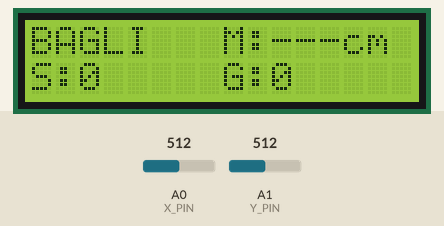
Bench run of a sketch on a simulated Arduino Uno, built with avr-gcc and run on an emulated ATmega328P. Shown: 16×2 character LCD. Inputs (shaded band) come from the test bench; at power-on: A0 (X_PIN) = 512, A1 (Y_PIN) = 512. No radio packets arrive unless stated.

Above: at 1.5 s.
1.6 s: A0 (X_PIN) set to 716
At 2.1 s:
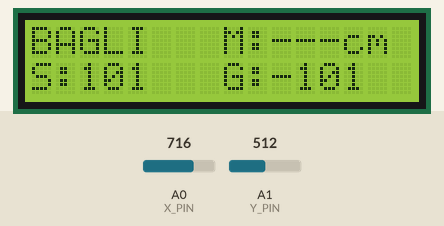
4.6 s: A1 (Y_PIN) set to 716
At 5.2 s:
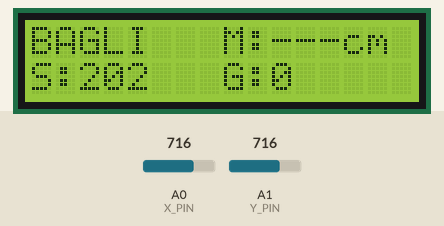
7.6 s: A0 (X_PIN) set to 900
At 8.9 s:
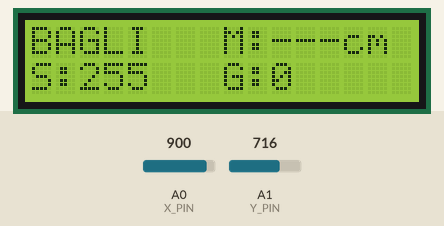
10.6 s: A1 (Y_PIN) set to 511
At 13.3 s:
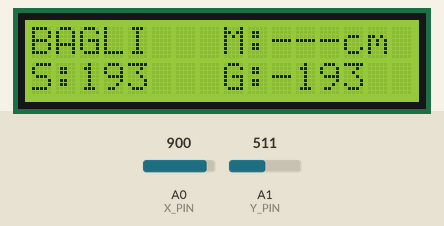
13.6 s: A0 (X_PIN) set to 1023
At 14.1 s:
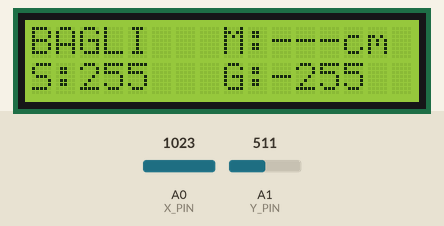
15.9 s: A1 (Y_PIN) set to 306
At 17.1 s:
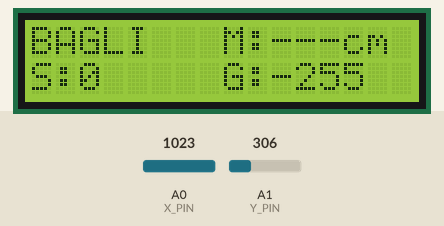
Timing chart, 0 to 18.9 s (numbered marks = the images above; inputs shaded):
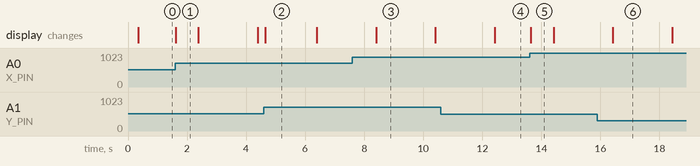

Measured:
- after the input at 1.6 s, the display: changes at once (image 1)
- after the input at 4.6 s, the display: changes after 0.05 s (image 2)
- after the input at 7.6 s, the display: changes after 0.80 s (image 3)
- after the input at 10.6 s, the display: changes after 1.8 s (image 4)
- after the input at 13.6 s, the display: changes at once (image 5)
- after the input at 15.9 s, the display: changes after 0.53 s (image 6)
- what the display in image 1 shows lasts 0.8 s, from 1.6 s to 2.4 s

The sketch:

vericiNrf.ino
```cpp
// ==================== VERICI (KUMANDA) - nRF24L01+PA+LNA ====================
// HC-05 SURUMUNUN nRF24 KARSILIGI. Joystick'i okur, sol/sag motor hizlarini
// hesaplar, nRF24 uzerinden gonderir. Arabanin telemetrisini (Vcc, minVcc,
// mesafe) ACK PAYLOAD icinde geri alir. 16x2 I2C LCD ayni sekilde calisir.
//
// GEREKEN KUTUPHANE: "RF24" by TMRh20  (Arduino IDE > Kutuphane Yoneticisi)
//
// ---------------------- HC-05'TEN NE DEGISTI -------------------------
// [1] Serial hatti ARTIK BOS -> Serial Monitor ile debug geri geldi.
//     Kod yuklerken modulu sokmene de gerek yok.
// [2] '<' ... '>' cerceveleme ve elle yazilan CRC-8 KALKTI.
//     nRF24'un kendi donanim CRC'si (2 byte) ayni isi daha iyi yapiyor;
//     bozuk paketi bize hic vermiyor.
// [3] Heartbeat paketi KALKTI. Artik radio.write() bize donus degeri veriyor:
//     true  = araba paketi aldi ve ACK yolladi -> BAGLI
//     false = 5 denemede de cevap yok          -> KOPUK adayi
//     Yani "baglanti var mi" sorusu paket basina, aninda cevaplaniyor.
// [4] Telemetri ACK PAYLOAD ile geliyor: araba cevap ACK'inin icine
//     6 byte veri koyuyor. Ayri bir gonderim yok, ayri bir zamanlama yok.
//
// ------------------------- BAGLANTILAR -------------------------------
//   Joystick : X -> A0, Y -> A1                 (DEGISMEDI)
//   LCD (I2C): SDA -> A4, SCL -> A5             (DEGISMEDI)
//
//   nRF24L01+PA+LNA (modul ust taraftan bakildiginda, 2x4 header):
//     GND  -> GND
//     VCC  -> *** 3.3V *** (asagidaki BESLEME UYARISI'ni oku)
//     CE   -> D9
//     CSN  -> D10
//     SCK  -> D13
//     MOSI -> D11
//     MISO -> D12
//     IRQ  -> bos birak
//
// ------------------------ BESLEME UYARISI ----------------------------
// PA+LNA modul gonderirken 100-115 mA cekiyor. Arduino Uno'nun uzerindeki
// 3.3V regulator en fazla 50 mA verir -> modul acilir gibi yapar, sonra
// rastgele kopar. Cozum ikisinden biri:
//   (a) Ayri bir AMS1117-3.3 regulator: girisi Arduino 5V, cikisi modul VCC
//   (b) Hazir "nRF24 adaptor karti" (uzerinde regulator + kondansator var)
// HER IKI DURUMDA DA modulun VCC-GND ucuna 10-100 uF elektrolit kondansator
// lehimle/tak. Bu kondansator olmadan calisan PA+LNA modul neredeyse yoktur.
//
// VERI PINLERI 5V TOLERANSLI: CE/CSN/SCK/MOSI/MISO'yu Arduino'ya dogrudan
// baglayabilirsin, level shifter gerekmez. SADECE VCC 3.3V olacak.
//
// ANTENI TAKMADAN GUC VERME. Anteni olmayan PA katini yansiyan guc bozar.
// ======================================================================

#include <SPI.h>
#include <RF24.h>
#include <Wire.h>
#include <LiquidCrystal_I2C.h>

LiquidCrystal_I2C lcd(0x27, 16, 2);   // I2C adresi: calismazsa 0x3F dene

// --------------------------- RADYO AYARLARI ---------------------------
const uint8_t CE_PIN  = 9;
const uint8_t CSN_PIN = 10;
RF24 radio(CE_PIN, CSN_PIN);

// Adres: alici ile BIREBIR AYNI olmali. 5 karakter + sonlandirici.
const uint8_t ADRES[6] = "ARB01";

// Kanal: 0-125 arasi, her kanal 1 MHz. 2.4 GHz WiFi kanallari 1-11 arasi
// 2400-2462 MHz'i doldurur; 108 -> 2508 MHz, WiFi'nin TAMAMEN uzerinde.
// Ortamda cok modul varsa 76, 100, 108, 120 gibi degerleri dene.
const uint8_t KANAL = 108;

// --- Paket yapisi: alici ile BIREBIR AYNI olmali ---
// CRC ve cerceve byte'lari yok: onlari nRF24'un kendisi hallediyor.
struct __attribute__((packed)) CommandData {
  int16_t sol;   // sol motor grubu hizi: -255 (tam geri) .. +255 (tam ileri)
  int16_t sag;   // sag motor grubu hizi: -255 .. +255
  uint8_t seq;   // sira numarasi (sadece teshis icin; tekrar elemeyi donanim yapar)
};

// --- Arabadan ACK icinde gelen telemetri: alici ile BIREBIR AYNI ---
struct __attribute__((packed)) Telemetri {
  uint16_t vcc;      // arabanin anlik besleme gerilimi (mV)
  uint16_t minVcc;   // gordugu en dusuk gerilim (mV)
  uint16_t mesafe;   // radar mesafesi (cm), 999 = yanki yok
};

uint8_t seqNo = 0;

// --- Pinler ve ayarlar (DEGISMEDI) ---
const int X_PIN = A0;
const int Y_PIN = A1;
const int SAFE_ZONE = 40;

// --- Joystick kalibrasyonu (DEGISMEDI) ---
int merkezX = 512, merkezY = 512;
int olcekX  = 470,  olcekY = 470;

// --- Radar esikleri: ALICI ile AYNI olmali (sadece gosterim icin) ---
const unsigned int MESAFE_YOK = 999;
const unsigned int DUR_MESAFE = 25;

// --- Baglanti takibi ---
// Tek bir basarisiz write "koptu" demek degil (bir paket parazite yenilebilir).
// Bu sure boyunca HIC ACK alamazsak koptu deriz.
const unsigned long ACK_TIMEOUT = 700;
bool baglantiVar = false;
unsigned long sonAck = 0;
bool hicAckGeldi = false;

// --- Arabadan gelen degerler ---
unsigned int aracVcc    = 0;
unsigned int aracMinVcc = 0;
unsigned int aracMesafe = MESAFE_YOK;

// --- LCD guncelleme zamanlayicilari (DEGISMEDI) ---
unsigned long sonUstYazim  = 0;
unsigned long sonAltYazim  = 0;
unsigned long sonModDegis  = 0;
uint8_t altMod = 0;
int gosterilenSol = 9999;
int gosterilenSag = 9999;
unsigned int gosterilenMesafe = 0;
bool gosterilenDurum = false;

// ----------------------------------------------------------------------
// Komutu gonder, arabadan gelen ACK payload'u varsa oku.
// Donus: araba paketi aldi mi (donanim ACK'i geldi mi).
// ----------------------------------------------------------------------
bool komutGonder(int16_t sol, int16_t sag) {
  CommandData c;
  c.sol = sol;
  c.sag = sag;
  c.seq = seqNo++;

  bool ok = radio.write(&c, sizeof(c));   // ACK bekler, gelmezse tekrar dener

  if (ok && radio.isAckPayloadAvailable()) {
    Telemetri t;
    radio.read(&t, sizeof(t));
    aracVcc    = t.vcc;
    aracMinVcc = t.minVcc;
    aracMesafe = t.mesafe;
  }
  return ok;
}

// ----------------------------------------------------------------------
// LCD yazim fonksiyonlari (HC-05 surumuyle BIREBIR AYNI)
// ----------------------------------------------------------------------
void lcdUstYaz(bool bagli, unsigned int mes) {
  char buf[17];
  if (!bagli)
    snprintf(buf, sizeof(buf), "KOPUK   M:---cm ");
  else if (mes == 0 || mes >= MESAFE_YOK)
    snprintf(buf, sizeof(buf), "BAGLI   M:---cm ");
  else
    snprintf(buf, sizeof(buf), "BAGLI  %cM:%3ucm ",
             (mes <= DUR_MESAFE) ? '!' : ' ', mes);
  lcd.setCursor(0, 0);
  lcd.print(buf);
}

void lcdHizYaz(int sol, int sag) {
  char buf[17];
  snprintf(buf, sizeof(buf), "S:%-6dG:%-6d", sol, sag);
  lcd.setCursor(0, 1);
  lcd.print(buf);
}

void lcdGerilimYaz(unsigned int vcc, unsigned int mn) {
  char buf[17], v[6], m[6];
  if (vcc >= 2000) snprintf(v, sizeof(v), "%4u", vcc); else strcpy(v, "----");
  if (mn  >= 2000) snprintf(m, sizeof(m), "%4u", mn);  else strcpy(m, "----");
  snprintf(buf, sizeof(buf), "V:%s  MIN:%s", v, m);
  lcd.setCursor(0, 1);
  lcd.print(buf);
}

// --- Acilista joystick merkezini olc (DEGISMEDI) ---
void joystickKalibreEt() {
  long toplamX = 0, toplamY = 0;
  for (int i = 0; i < 50; i++) {
    toplamX += analogRead(X_PIN);
    toplamY += analogRead(Y_PIN);
    delay(4);
  }
  merkezX = toplamX / 50;
  merkezY = toplamY / 50;

  olcekX = min(merkezX, 1023 - merkezX);
  olcekY = min(merkezY, 1023 - merkezY);

  if (olcekX < 150) { merkezX = 512; olcekX = 470; }
  if (olcekY < 150) { merkezY = 512; olcekY = 470; }
}

int eksenOku(int pin, int merkez, int olcek) {
  int sapma = analogRead(pin) - merkez;
  long deger = (long)sapma * 255L / (long)olcek;
  if (deger >  255) deger =  255;
  if (deger < -255) deger = -255;
  return (int)deger;
}

void setup() {
  Serial.begin(115200);            // ARTIK SERBEST: debug icin kullanabilirsin

  lcd.init();
  lcd.backlight();

  lcd.setCursor(0, 0);
  lcd.print("KALIBRASYON...  ");
  lcd.setCursor(0, 1);
  lcd.print("JOYSTICK SERBEST");
  joystickKalibreEt();

  // ------------------------- RADYOYU BASLAT -------------------------
  if (!radio.begin()) {
    // Buraya dusuyorsa SPI kablolari veya besleme yanlis.
    lcd.setCursor(0, 0); lcd.print("NRF24 BULUNAMADI");
    lcd.setCursor(0, 1); lcd.print("SPI/3V3 KONTROL ");
    Serial.println(F("nRF24 yok: CE/CSN/SCK/MOSI/MISO ve 3.3V besleme kontrol"));
    while (1) { }                  // devam etmenin anlami yok
  }

  radio.setPALevel(RF24_PA_MAX);       // PA+LNA modulde tam guc
  radio.setDataRate(RF24_250KBPS);     // en dusuk hiz = en uzun menzil
  radio.setChannel(KANAL);
  radio.setCRCLength(RF24_CRC_16);     // 2 byte donanim CRC (bizim crc8 yerine)
  radio.setRetries(5, 5);              // 5 tekrar, aralarinda (5+1)*250 = 1500 us
  // Neden 250KBPS: ayni PA gucunde bit hizini dusurmek alicinin duyarliligini
  // artirir. 2MBPS ile 250KBPS arasinda pratikte 2-3 kat menzil farki var.
  // Bizim veri hacmimiz cok kucuk (5 byte / 20 ms), hiza ihtiyacimiz yok.

  radio.enableDynamicPayloads();       // ACK payload icin sart
  radio.enableAckPayload();            // araba cevabin icine telemetri koyacak
  radio.openWritingPipe(ADRES);
  radio.stopListening();               // biz gondericiyiz (PTX)

  lcdUstYaz(false, MESAFE_YOK);
  lcdHizYaz(0, 0);
  gosterilenSol = 0;
  gosterilenSag = 0;
  gosterilenDurum = false;
  gosterilenMesafe = MESAFE_YOK;
  sonModDegis = millis();
}

void loop() {
  unsigned long simdi = millis();

  // 1) Joystick'i kalibrasyonlu oku (DEGISMEDI)
  int ileri = eksenOku(Y_PIN, merkezY, olcekY);
  int donus = eksenOku(X_PIN, merkezX, olcekX);

  // 2) Safe zone (DEGISMEDI)
  if (abs(ileri) < SAFE_ZONE) ileri = 0;
  if (abs(donus) < SAFE_ZONE) donus = 0;

  int sol = 0, sag = 0;

  if (ileri == 0 && donus == 0) {
    sol = 0;
    sag = 0;
  } else if (ileri == 0) {
    sol =  donus;
    sag = -donus;
  } else if (ileri > 0) {
    sol = constrain(ileri + donus, 0, 255);
    sag = constrain(ileri - donus, 0, 255);
  } else {
    sol = constrain(ileri + donus, -255, 0);
    sag = constrain(ileri - donus, -255, 0);
  }

  // 3) HER ZAMAN gonder. HC-05'teki "kopukken gonderme" kurali burada GEREKSIZ:
  //    nRF24'te tampon birikmesi yok, gonderilmeyen paket 5 denemede olur ve
  //    atilir. Aksine surekli gondermek zorundayiz, cunku baglantinin geri
  //    geldigini ancak gondererek anlariz.
  bool ack = komutGonder(sol, sag);

  if (ack) {
    sonAck = simdi;
    hicAckGeldi = true;
  }

  bool simdikiDurum = hicAckGeldi && (simdi - sonAck <= ACK_TIMEOUT);

  if (simdikiDurum != baglantiVar) {
    baglantiVar = simdikiDurum;
    if (!baglantiVar) {
      hicAckGeldi = false;         // yeni ACK gelene kadar "yok"
      aracVcc = 0;
      aracMesafe = MESAFE_YOK;     // ekranda bayat deger asili kalmasin
    }
  }

  if (!baglantiVar) { sol = 0; sag = 0; }   // ekranda da 0 gorunsun

  // 4) --- LCD UST SATIR: durum + mesafe (DEGISMEDI) ---
  bool ustGerekli = (baglantiVar != gosterilenDurum);
  if (!ustGerekli && baglantiVar &&
      (aracMesafe != gosterilenMesafe) &&
      (simdi - sonUstYazim >= 250)) {
    ustGerekli = true;
  }
  if (ustGerekli) {
    lcdUstYaz(baglantiVar, aracMesafe);
    gosterilenDurum  = baglantiVar;
    gosterilenMesafe = aracMesafe;
    sonUstYazim = simdi;
  }

  // 5) --- LCD ALT SATIR: 2 sn'de bir hizlar <-> gerilim (DEGISMEDI) ---
  if (simdi - sonModDegis >= 2000) {
    sonModDegis = simdi;
    altMod = 1 - altMod;
    gosterilenSol = 9999;
  }

  if (altMod == 0) {
    if ((sol != gosterilenSol || sag != gosterilenSag) &&
        (simdi - sonAltYazim >= 250)) {
      lcdHizYaz(sol, sag);
      gosterilenSol = sol;
      gosterilenSag = sag;
      sonAltYazim = simdi;
    }
  } else {
    if (simdi - sonAltYazim >= 500) {
      lcdGerilimYaz(aracVcc, aracMinVcc);
      sonAltYazim = simdi;
    }
  }

  delay(20);   // ~50 paket/sn. radio.write baglantiliyken ~1 ms suruyor,
               // kopukken 5 tekrar yuzunden en fazla ~9 ms.
}
```
